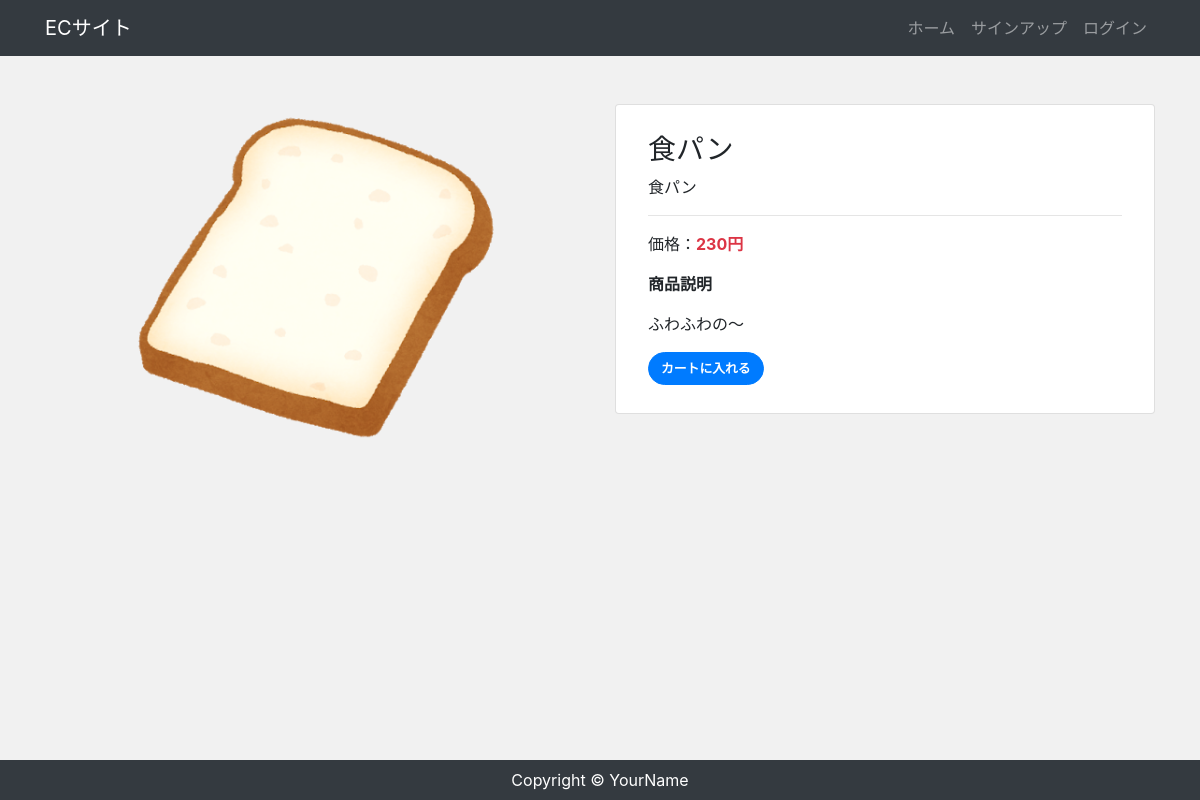
The page /product/syoppan on the database its author committed.
### app/models.py (models this page shows)
class Item(models.Model):
    title = models.CharField(max_length=100)
    price = models.IntegerField()
    category = models.CharField(max_length=100)
    slug = models.SlugField() #文字、ハイフン、数字、アンダースコアだけを含んだ文字列　URLの一部に使用する
    description = models.TextField()
    image = models.ImageField(upload_to='images')
    def __str__(self):
        return self.title

### app/views.py (the view)
# urls.py: path('product/<slug>', views.ItemDetailView.as_view(), name='product'),
class ItemDetailView(View):
    def get(self, request, *args, **kwargs):
        item_data = Item.objects.get(slug= self.kwargs['slug'])
        print(item_data)
        return render(request, 'app/product.html', {
            'item_data' : item_data
        })

### app/templates/app/product.html
{% extends 'app/base.html' %}
{% block content %}
<div class="my-5">
    <div class="row product">
        <div class="col-md-6 mb-4 text-center">
            <img src="{{ item_data.image.url }}" alt="" class="img-fluid">
        </div>
        <div class="col-md-6 mb-4">
            <div class="card">
                <div class="card-body px-2 py-1">
                    <div class="p-4">
                        <h3>{{item_data.title}}</h3>
                        <p class="mb-3">{{item_data.category}}</p>
                        <hr>
                        <p>価格：<span class="text-danger font-weight-bold">{{item_data.price}}円</span></p>
                        <p class="font-weight-bold">商品説明</p>
                        <p>{{item_data.description |linebreaksbr}}</p>
                        <a href="{% url 'additem' item_data.slug %}" class="btn btn-primary">カートに入れる</a>
                    </div>
                </div>
            </div>
        </div>
    </div>
</div>
{% endblock %}

### app/static/css/style.css (style rules this page uses)
* { margin: 0; padding: 0; box-sizing: border-box; }
body { background: #F1F1F1; display: flex; flex-flow: column; min-height: 100vh; }
.btn { font-size: 80%; border-radius: 5rem; font-weight: bold; }
.card-body { padding: 2rem; }
.product img { height: 350px; object-fit: contain; }

### rows shown on the page
Item: image (picture), title "食パン", category "食パン", price "230", description "ふわふわの〜"
